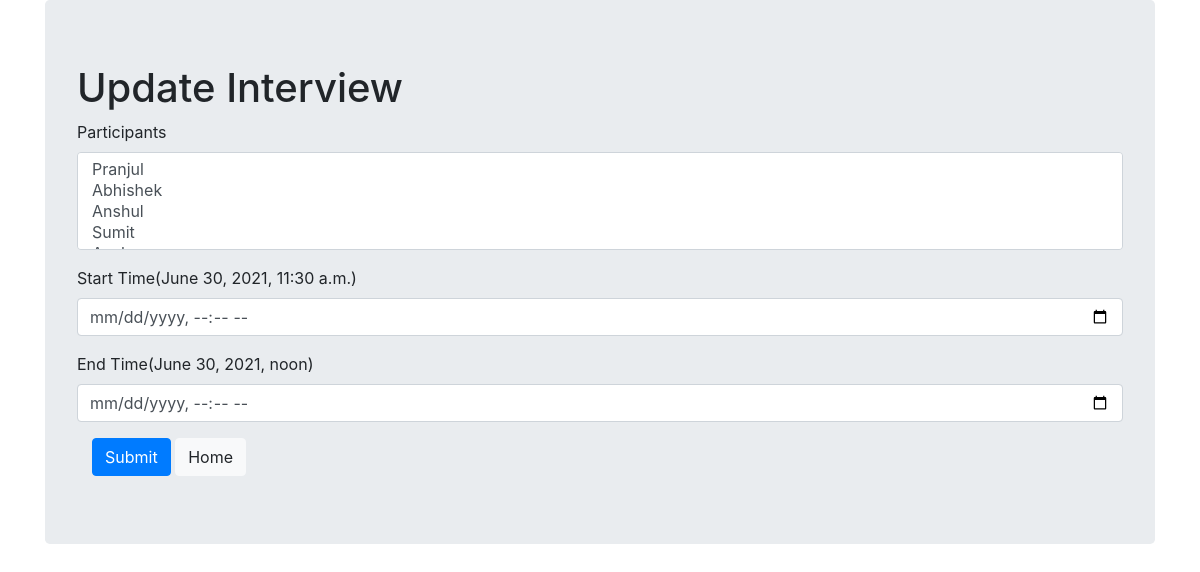
The page /3/ on the database as committed earlier.
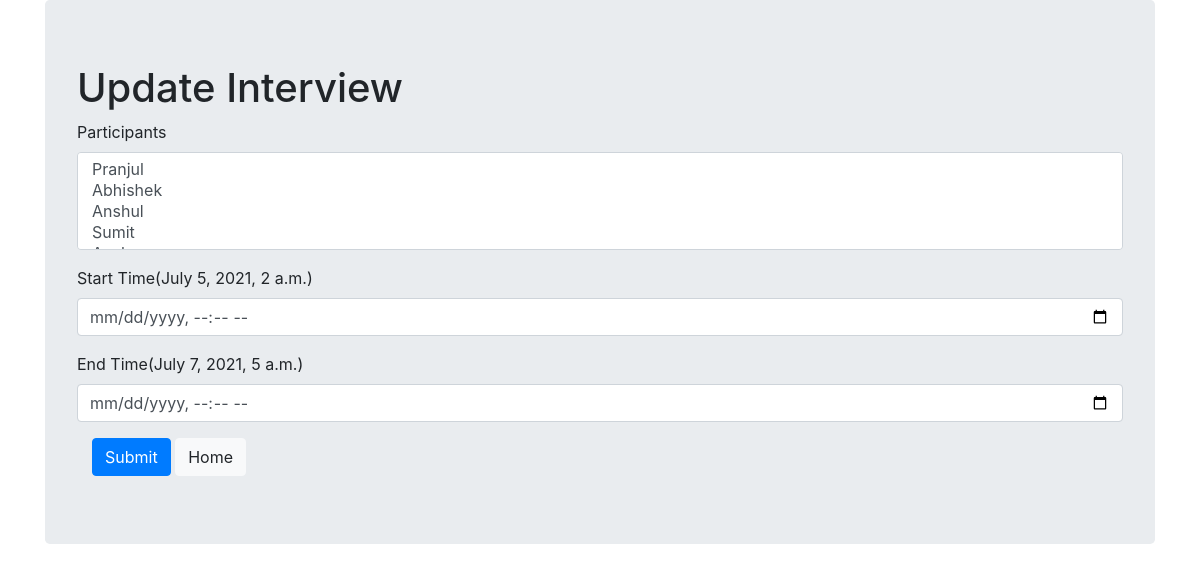
The same page on the database as committed later.
### Interview/models.py (models this page shows)
class Interview(models.Model):
    participants = models.ManyToManyField(User , related_name='participants')
    start_time = models.DateTimeField()
    end_time = models.DateTimeField()

### Interview/views.py (the view, shortened to what this page needs)
# urls.py: path('<pk>/' , views.UpdateInterview , name='update')
def UpdateInterview(request , pk):
    if request.method == "GET":
        return render(
            request,
            "interview-update.html",
            {
                "interview":Interview.objects.get(pk=pk),
                "participants":User.objects.all(),
                "errors": errors
            }
        )

### templates/interview-update.html (shortened to what this page needs)
<!doctype html>
<html lang="en">
  <head>
    <link href="https://cdn.jsdelivr.net/npm/bootstrap@5.0.2/dist/css/bootstrap.min.css" rel="stylesheet">
    <link rel="stylesheet" href="https://maxcdn.bootstrapcdn.com/bootstrap/4.0.0/css/bootstrap.min.css">
  </head>
  <body>
    <div class="container">
        <div class="jumbotron">
            <h1 class="display-12">Update Interview</h1>
            <form action="{% url 'update' interview.pk %}" method = "POST">
                <div class="form-group">
                    <label for="exampleFormControlSelect2">Participants</label>
                    <select multiple class="form-control" id="exampleFormControlSelect2" name="participants" required>
                    {% for participant in participants %}
                        <option>{{participant.username}}</option>
                    {% endfor %}
                    </select>
                </div>
                <div class="form-group">
                    <label>Start Time({{interview.start_time}})</label>
                    <input class= "form-control" type="datetime-local" name="start_time" required>
                </div>
                <div class="form-group">
                    <label>End Time({{interview.end_time}})</label>
                    <input class= "form-control" type="datetime-local" name="end_time" required>
                </div>
                <div class="col-auto my-1">
                    <button type="submit" class="btn btn-primary">Submit</button>
                    <a href="../"><button type="button" class="btn btn-light">Home</button></a>
                </div>
            </form>
        </div>
      </div>
  </body>
</html>

Rows that differ between the two databases and show on the page:
changed Interview: start_time "June 30, 2021, 11:30 a.m." → "July 5, 2021, 2 a.m."; end_time "June 30, 2021, noon" → "July 7, 2021, 5 a.m."
